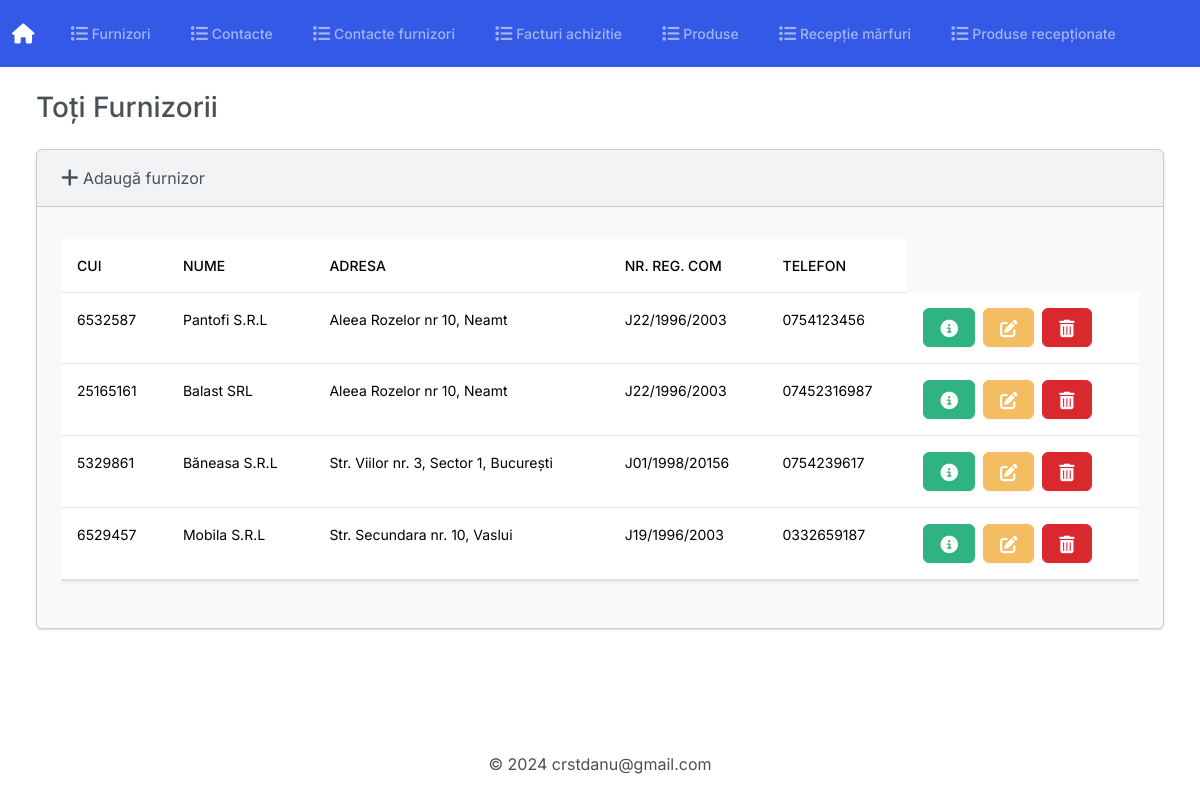
Page /furnizori on the committed database.
### Gestiune/models.py (models this page shows, shortened)
class Furnizor(models.Model):
    class Meta:
        verbose_name_plural = 'Furnizori'
    cui = models.CharField(max_length=9, unique=True)
    nume = models.CharField(max_length=100, default='')
    adresa = models.CharField(max_length=255, default='')
    numar_reg_com = models.CharField(max_length=15, default='')
    telefon = models.CharField(max_length=15, default='')

### Gestiune/views.py (the view)
# urls.py: path('furnizori', views.index_furnizor, name='index_furnizori'),
def index_furnizor(request):
    return render(request, 'Gestiune/furnizori/index.html', {'furnizori': Furnizor.objects.all()})

### Gestiune/templates/Gestiune/furnizori/index.html (shortened to what this page needs)
{% extends "Gestiune/base.html" %}
{% block body %}
<h3 class="m-4">Toți Furnizorii</h3>
<div class="row">
    <div class="col-12">
        {% if furnizori %}
        <div class="card bg-light ms-4 me-4 mb-4">
            <div class="card-header">
                <a class="nav-link" href="{% url 'adauga_furnizor' %}">
                    <i class="fa-solid fa-plus fa-lg"></i> Adaugă furnizor
                </a>
            </div>
            <div class="card-body">
                <p class="card-text">
                <div class="table-responsive">
                    <table class="table table-hover">
                        <thead>
                            <tr>
                                <th scope="col">CUI</th>
                                <th scope="col">Nume</th>
                                <th scope="col">Adresa</th>
                                <th scope="col">Nr. Reg. Com</th>
                                <th scope="col">Telefon</th>
                            </tr>
                        </thead>
                        <tbody>
                            {% for furnizor in furnizori %}
                            <tr>
                                <td>{{ furnizor.cui }}</td>
                                <td>{{ furnizor.nume }}</td>
                                <td>{{ furnizor.adresa }}</td>
                                <td>{{ furnizor.numar_reg_com }}</td>
                                <td>{{ furnizor.telefon }}</td>
                                <td>
                                    <button type="button" class="btn btn-success me-1"
                                        href="{% url 'vezi_furnizor' furnizor.id %}" data-bs-toggle="modal"
                                        data-bs-target="#myModal{{furnizor.id}}">
                                    </button>
                                    <a class="btn btn-warning me-1" href="{% url 'editeaza_furnizor' furnizor.id %}">
                                    </a>
                                    <button type="button" class="btn btn-danger" data-bs-toggle="modal"
                                        data-bs-target="#delete{{furnizor.id}}">
                                    </button>
                                </td>
                            </tr>
                            {% endfor %}
                        </tbody>
                    </table>
                </div>
                </p>
            </div>
        </div>
        {% else %}
        <h5 class="alert alert-primary ms-4 me-4">Nu sunt înregistrări</h5>
        {% endif %}
    </div>
</div>
{% endblock %}

### rows in the picture
Furnizor: cui "6532587", nume "Pantofi S.R.L", adresa "Aleea Rozelor nr 10, Neamt", numar_reg_com "J22/1996/2003", telefon "0754123456"
Furnizor: cui "25165161", nume "Balast SRL", adresa "Aleea Rozelor nr 10, Neamt", numar_reg_com "J22/1996/2003", telefon "07452316987"
Furnizor: cui "5329861", nume "Băneasa S.R.L", adresa "Str. Viilor nr. 3, Sector 1, București", numar_reg_com "J01/1998/20156", telefon "0754239617"
Furnizor: cui "6529457", nume "Mobila S.R.L", adresa "Str. Secundara nr. 10, Vaslui", numar_reg_com "J19/1996/2003", telefon "0332659187"
